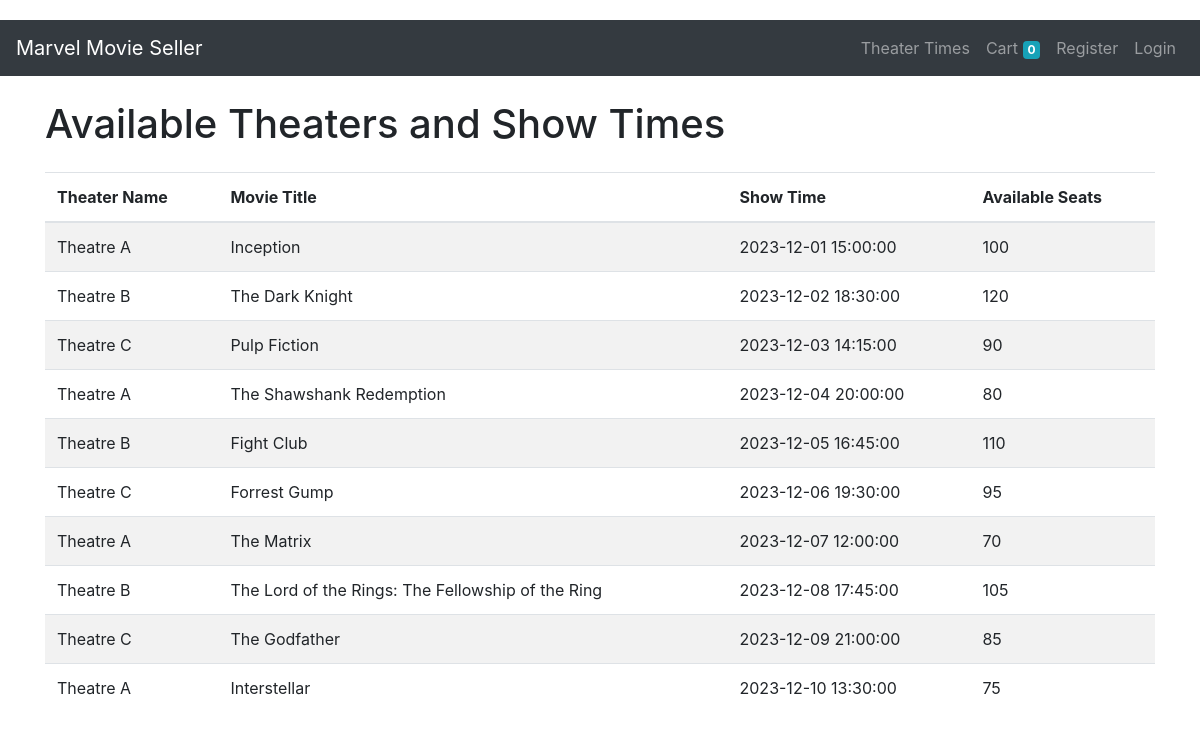
/theater_times.php, run on the app's committed database.
### tables this page shows
CREATE TABLE `times` (
  `id` int(11) NOT NULL,
  `theater_id` int(11) NOT NULL,
  `movie_id` int(11) NOT NULL,
  `available_seats` int(11) NOT NULL,
  `show_time` datetime NOT NULL
);

CREATE TABLE `THEATER` (
  `id` int(11) NOT NULL,
  `name` varchar(255) NOT NULL,
  `address` varchar(255) NOT NULL,
  `phone` varchar(255) NOT NULL
);

CREATE TABLE `MOVIE` (
  `id` int(11) NOT NULL,
  `title` varchar(255) NOT NULL,
  `year` int(11) NOT NULL,
  `wdb_rating` varchar(255) NOT NULL
);

### theater_times.php (the view, shortened to what this page needs)
<?php
require_once('db.php');
$sql = "SELECT t.*, th.name AS theater_name, m.title AS movie_title FROM times t
        INNER JOIN THEATER th ON t.theater_id = th.id
        INNER JOIN MOVIE m ON t.movie_id = m.id";
$result = $conn->query($sql);
?>
<!DOCTYPE html>
<html lang="en">
<head>
    <link href="https://stackpath.bootstrapcdn.com/bootstrap/4.5.2/css/bootstrap.min.css" rel="stylesheet">
</head>
<body>
<?php include 'navbar.php'; ?>
    <div class="container">
        <h1 class="mt-4 mb-4">Available Theaters and Show Times</h1>
        <div class="table-responsive">
            <table class="table table-striped">
                <thead>
                    <tr>
                        <th>Theater Name</th>
                        <th>Movie Title</th>
                        <th>Show Time</th>
                        <th>Available Seats</th>
                    </tr>
                </thead>
                <tbody>
                    <?php
                    if ($result->num_rows > 0) {
                        while ($row = $result->fetch_assoc()) {
                            echo "<tr>";
                            echo "<td>" . $row['theater_name'] . "</td>";
                            echo "<td>" . $row['movie_title'] . "</td>";
                            echo "<td>" . $row['show_time'] . "</td>";
                            echo "<td>" . $row['available_seats'] . "</td>";
                            echo "</tr>";
                        }
                    } else {
                        echo "<tr><td colspan='4'>No data available</td></tr>";
                    }
                    ?>
                </tbody>
            </table>
        </div>
    </div>
</body>
</html>

### navbar.php (shortened to what this page needs)
<?php include('cart_add.php'); ?>
<!DOCTYPE html>
<html lang="en">
<head>
    <link href="https://stackpath.bootstrapcdn.com/bootstrap/4.5.2/css/bootstrap.min.css" rel="stylesheet">
</head>
<body>
    <header>
        <nav class="navbar navbar-expand-lg navbar-dark bg-dark">
            <a class="navbar-brand" href="index.php">Marvel Movie Seller</a>
            <div class="collapse navbar-collapse justify-content-end" id="navbarNav">
                <ul class="navbar-nav">
                <li class="nav-item">
                    <a class="nav-link" href="theater_times.php">Theater Times</a>
                </li>
                    <li class="nav-item">
                         <a class="nav-link" href="cart.php">Cart <?php displayCartCount(); ?></a>
                     </li>
                    <?php if (isset($_SESSION['userEmail'])) { ?>
            <li class="nav-item">
                <a class="nav-link" href="profile.php"><?php echo $_SESSION['userEmail']; ?></a>
            </li>
            <li class="nav-item">
                <a class="nav-link" href="logout.php">Logout</a>
            </li>
        <?php } else { ?>
            <li class="nav-item">
                <a class="nav-link" href="#" data-toggle="modal" data-target="#registrationModal">Register</a>
            </li>
            <li class="nav-item">
                <a class="nav-link" href="#" data-toggle="modal" data-target="#loginModal">Login</a>
            </li>
        <?php } ?>
                </ul>
            </div>
        </nav>
    </header>
</body>
</html>

### cart_add.php (shortened to what this page needs)
<?php
function displayCartCount() {
    if (isset($_SESSION['cart'])) {
        $count = count($_SESSION['cart']);
        echo '<span class="badge badge-info">' . $count . '</span>';
    } else {
        echo '<span class="badge badge-info">0</span>';
    }
}
?>

### theater_times.php (style rules this page uses)
body { padding-top: 20px; padding-bottom: 20px; }

### data on the page
times: theater.name "Theatre A", movie.title "Inception", show_time "2023-12-01 15:00:00", available_seats "100"
times: theater.name "Theatre B", movie.title "The Dark Knight", show_time "2023-12-02 18:30:00", available_seats "120"
times: theater.name "Theatre C", movie.title "Pulp Fiction", show_time "2023-12-03 14:15:00", available_seats "90"
times: theater.name "Theatre A", movie.title "The Shawshank Redemption", show_time "2023-12-04 20:00:00", available_seats "80"
times: theater.name "Theatre B", movie.title "Fight Club", show_time "2023-12-05 16:45:00", available_seats "110"
times: theater.name "Theatre C", movie.title "Forrest Gump", show_time "2023-12-06 19:30:00", available_seats "95"
times: theater.name "Theatre A", movie.title "The Matrix", show_time "2023-12-07 12:00:00", available_seats "70"
times: theater.name "Theatre B", movie.title "The Lord of the Rings: The Fellowship of the Ring", show_time "2023-12-08 17:45:00", available_seats "105"
times: theater.name "Theatre C", movie.title "The Godfather", show_time "2023-12-09 21:00:00", available_seats "85"
times: theater.name "Theatre A", movie.title "Interstellar", show_time "2023-12-10 13:30:00", available_seats "75"
